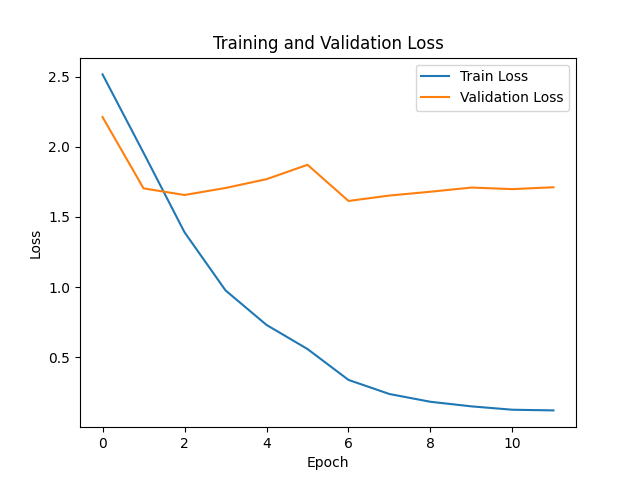
#> input picture representation/multimodal/methods/fine_tuned_clip_1/loss_curve.png, 640 x 480 px; its folder holds only this picture in this run
$ python -i folded_paper.py   (imports and definitions only)
#> lines starting #> are read from the running program, lines starting #| are printed output that depends on the picture
#> further down, picture is the input picture: shape (480, 640, 3); mean B, G, R 250.4, 250.5, 250.6
import cv2
import numpy as np
import random
import glob
import os
import sys
import torch.nn as nn
import torch

sys.path.append(os.path.abspath(os.path.join(os.path.dirname(__file__), '../../../..')))
from absolute_path import absolutePath

# --- Method 1: draw fold lines on the paper ---

def generate_fold_lines(shape, num_folds=3, thickness=2, intensity=60, num_creases=10):
    """
    Generates fold lines with slight waviness and crumples.

    Parameters:
        shape (tuple): Image dimensions (height, width).
        num_folds (int): Number of vertical and horizontal folds.
        thickness (int): Thickness of the fold lines.
        intensity (int): Contrast of the fold lines.

    Returns:
        numpy.ndarray: Fold pattern in grayscale.
    """
#> called with shape = (480, 640), num_folds = 2, thickness = 2, intensity = 80, num_creases = 10
    height, width = shape
    fold_pattern = np.ones((height, width), dtype=np.uint8) * 128  # Mid-gray base

    # Define fold positions
    fold_positions_x = np.linspace(0, width, num_folds + 2, dtype=int)[1:-1]
    fold_positions_y = np.linspace(0, height, num_folds + 2, dtype=int)[1:-1]

    # soft lines
    for x in fold_positions_x:
        points = [(x + random.randint(-1, 1), y) for y in range(0, height, 10)]
        points = np.array(points, np.int32).reshape((-1, 1, 2))
        cv2.polylines(fold_pattern, [points], isClosed=False, color=128 - intensity, thickness=thickness * 2)
        cv2.polylines(fold_pattern, [points], isClosed=False, color=128 + intensity, thickness=thickness)

    for y in fold_positions_y:
        points = [(x, y + random.randint(-1, 1)) for x in range(0, width, 10)]
        points = np.array(points, np.int32).reshape((-1, 1, 2))
        cv2.polylines(fold_pattern, [points], isClosed=False, color=128 - intensity, thickness=thickness * 2)
        cv2.polylines(fold_pattern, [points], isClosed=False, color=128 + intensity, thickness=thickness)

    # Apply slight Gaussian blur to blend
    fold_pattern = cv2.GaussianBlur(fold_pattern, (5, 5), 3)

    # strong central black lines
    for x in fold_positions_x:
        points = [(x + random.randint(-1, 1), y) for y in range(0, height, 10)]
        points = np.array(points, np.int32).reshape((-1, 1, 2))
        cv2.polylines(fold_pattern, [points], isClosed=False, color=256, thickness=1)

    for y in fold_positions_y:
        points = [(x, y + random.randint(-1, 1)) for x in range(0, width, 10)]
        points = np.array(points, np.int32).reshape((-1, 1, 2))
        cv2.polylines(fold_pattern, [points], isClosed=False, color=256, thickness=1)

    fold_pattern = cv2.bitwise_not(fold_pattern)
    return fold_pattern


def fold_effect(img, num_folds=2, thickness=2, intensity=80):
    """
    Applies a fold lines effect to image.

    Parameters:
        img (numpy.ndarray): Input image.
        num_folds (int): Number of folds.
        thickness (int): Thickness of fold lines.
        intensity (int): Visibility of fold lines.

    Returns:
        numpy.ndarray: Image with fold marks.
    """
    gray_img = cv2.cvtColor(img, cv2.COLOR_BGR2GRAY)
    folds = generate_fold_lines(gray_img.shape, num_folds, thickness, intensity)

    # Blend using addWeighted for a more natural look
    folded_paper = cv2.addWeighted(gray_img, 0.7, folds, 0.3, 0)
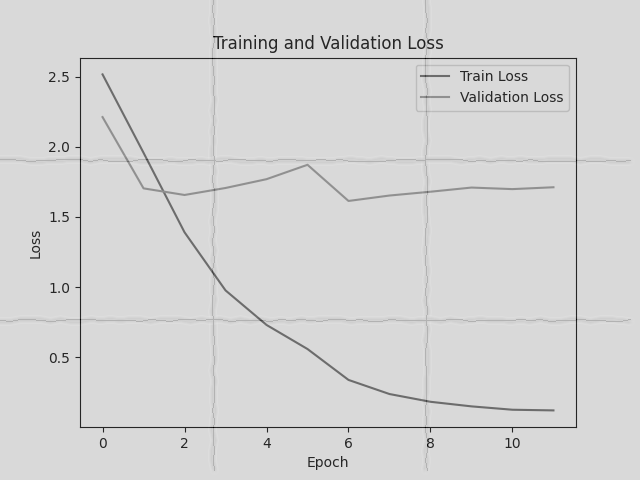
#> folded_paper: shape (480, 640); min 0, max 224, mean 213.5

    return folded_paper


# --- Method 2: apply a texture from a random folded paper image ---


# [32 lines left out: function folded_paper, not called in this run]


class transforms_folded_paper(nn.Module):
    def __init__(self, alpha=0.5):
        super(transforms_folded_paper, self).__init__()
        self.alpha = alpha

    # [21 lines left out: function __call__, not called in this run]

>>> import cv2
>>> picture = cv2.imread('../../../representation/multimodal/methods/fine_tuned_clip_1/loss_curve.png')
>>> result = fold_effect(picture)
